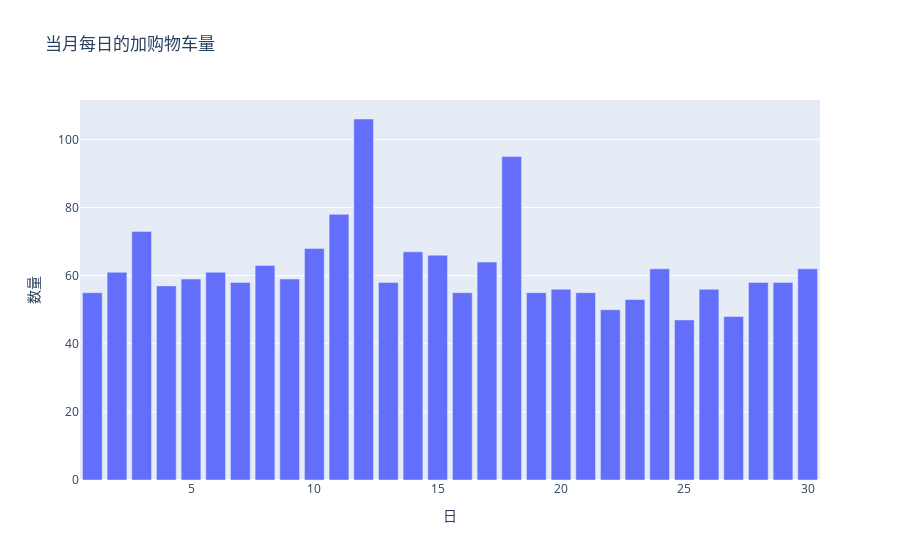

Notebook source saved alongside this figure:
### Code cell
############################################################################
#加购物车量分析
c.execute("select count(distinct uid), day(visit_date) from user_action where behavior_type='3' group by day(visit_date);")
rows = c.fetchall()
data = list(rows)

colums = ['num', 'day']
df1 = pd.DataFrame(data=data, columns=colums)
fig = px.bar(x=df1.day, y=df1.num,title='当月每日的加购物车量', labels={'x':'日', 'y':'数量'})
fig.show()

### Figure 1 — Plotly figure (JSON) as saved in the notebook; plotly's stock layout.template omitted (floating-point values rounded to 4 significant figures)
{"data": [{"alignmentgroup": "True", "hovertemplate": "日=%{x}<br>数量=%{y}<extra></extra>", "legendgroup": "", "marker": {"color": "#636efa"}, "name": "", "offsetgroup": "", "orientation": "v", "showlegend": false, "textposition": "auto", "type": "bar", "x": [1, 2, 3, 4, 5, 6, 7, 8, 9, 10, 11, 12, 13, 14, 15, 16, 17, 18, 19, 20, 21, 22, 23, 24, 25, 26, 27, 28, 29, 30], "xaxis": "x", "y": [55, 61, 73, 57, 59, 61, 58, 63, 59, 68, 78, 106, 58, 67, 66, 55, 64, 95, 55, 56, 55, 50, 53, 62, 47, 56, 48, 58, 58, 62], "yaxis": "y"}], "layout": {"barmode": "relative", "legend": {"tracegroupgap": 0}, "title": {"text": "当月每日的加购物车量"}, "xaxis": {"anchor": "y", "domain": [0, 1], "title": {"text": "日"}}, "yaxis": {"anchor": "x", "domain": [0, 1], "title": {"text": "数量"}}}}
